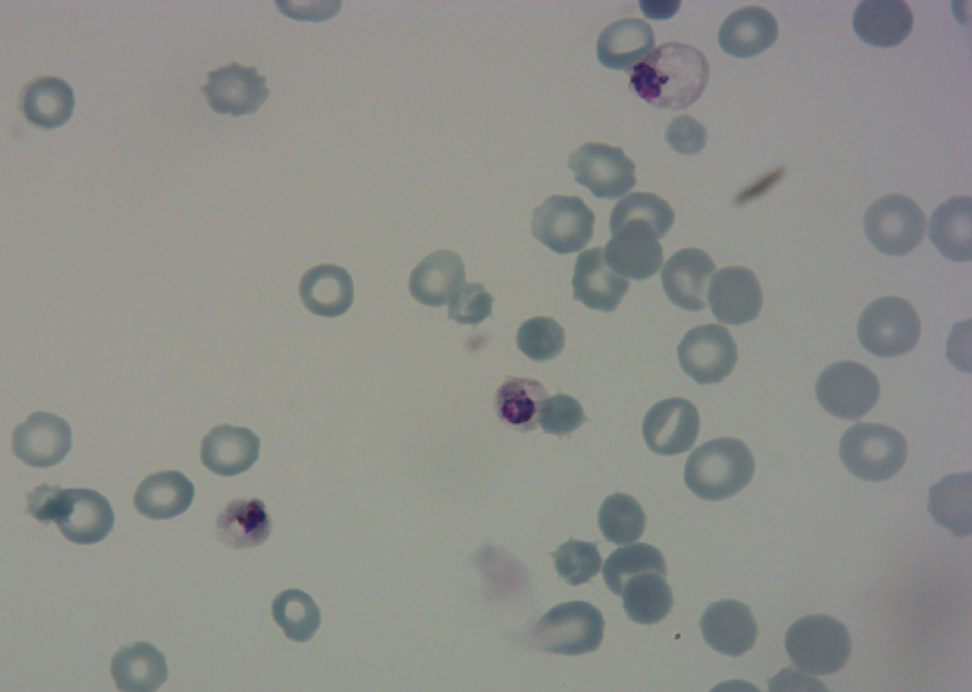
#> input picture ImageMal.jpg, 1944 x 1383 px (shown at 1/2 size)
$ python stage1_v2.py ../../ImageMal.jpg
#> lines starting #> are read from the running program, lines starting #| are printed output that depends on the picture; after the words box and inside, x2 and y2 are one past the last pixel; in counts of white or black regions, pixels touching at a corner belong together
"""
stage1_v2.py -- Stage 1 watershed v2: CLAHE + resolution-aware parameters

Improvements over v1 (src/pipeline_b/stage1_watershed.py)
----------------------------------------------------------
1. CLAHE contrast normalisation (L channel, LAB colour space)
   Global Otsu thresholding (v1) assumes a unimodal background intensity.
   When applied across datasets with different staining (BBBC041 Giemsa vs
   MP-IDB Giemsa from a different lab), the Otsu threshold drifts and either
   clips pale cells into background or merges them with bright artefacts.
   CLAHE equalises contrast locally (8x8 tiles, clip_limit=2.0), making the
   cell/background boundary sharp regardless of absolute staining intensity.
   Applied to the L channel in LAB space so hue is not distorted.

2. Peak-based seed generation via scipy.ndimage.label + peak_local_max
   v1 seeds: binary threshold on normalised distance map (dist_norm >= 0.35).
   Problem: threshold is sensitive to global max distance -- one large merged
   blob sets the scale and causes under-seeding for small cells nearby.
   v2 seeds: scipy peak_local_max finds LOCAL maxima in the distance map with
   an explicit minimum separation (MIN_DIST). Each local peak becomes one
   watershed seed, regardless of absolute distance value.

3. Resolution-aware MIN_DIST and AREA bounds
   v1 constants (MIN_DIST implicit, AREA_MIN=150, AREA_MAX=8000) were tuned
   for BBBC041 at 1600x1200 px. Applying them unchanged to MP-IDB at
   2592x1944 px causes parameter mismatch:
     - Same AREA bounds mean cells at higher resolution are filtered differently
     - Same seed threshold merges more cells per image at higher resolution
   v2 auto-scales from a reference (1600x1200) using the geometric mean of
   the width and height scale factors:
     scale  = sqrt( (H * W) / (REF_H * REF_W) )
     MIN_DIST_px  = max(5, int(REF_MIN_DIST * scale))
     AREA_MIN_px  = int(REF_AREA_MIN * scale**2)
     AREA_MAX_px  = int(REF_AREA_MAX * scale**2)
   This keeps the effective parameter values proportional to image resolution.
   Auto-scaling can be overridden with explicit CLI flags for manual tuning.

4. Drop-in replacement
   segment_cells() has the same signature and return format as v1:
     list of dicts: {x_min, y_min, x_max, y_max, area, label}
   e2e_eval.py uses this module when --stage1-version v2 is passed.

Usage
-----
  # Run on a single image (visualisation)
  python src/pipeline_b_v2/stage1_v2.py data/MP-IDB/img/some_image.jpg --out /tmp/out.jpg

  # With explicit parameter overrides
  python src/pipeline_b_v2/stage1_v2.py image.jpg --min-dist 20 --area-min 300

  # Evaluate via e2e_eval.py
  python src/pipeline_b_v2/e2e_eval.py --dataset mpidb ... --stage1-version v2

Parameter reference
-------------------
  REF_MIN_DIST = 12   # minimum px between watershed seeds @ 1600x1200
  REF_AREA_MIN = 150  # minimum cell area px^2 @ 1600x1200
  REF_AREA_MAX = 8000 # maximum cell area px^2 @ 1600x1200
  CLAHE clip_limit = 2.0  (higher -> more contrast boost, more noise risk)
  CLAHE tile_grid  = 8x8  (smaller tiles -> more local, noisier)
  MORPH_KSIZE = 3         (morphological opening disk radius)
"""

from __future__ import annotations

import argparse
import math
import sys
import warnings
from pathlib import Path
from typing import Optional

import cv2
import numpy as np
from PIL import Image

# scipy is required for peak_local_max -- installed in the project environment
try:
    from scipy.ndimage import label as nd_label
    from skimage.feature import peak_local_max
    _SCIPY_OK = True
except ImportError:
    _SCIPY_OK = False
    warnings.warn(
        "scipy / scikit-image not found. stage1_v2 will fall back to v1 "
        "DIST_RATIO thresholding. Install with: "
        "pip install scipy scikit-image --break-system-packages",
        RuntimeWarning,
        stacklevel=2,
    )

# Reference constants (1600 x 1200 BBBC041 baseline)
REF_W        = 1600   # reference image width
REF_H        = 1200   # reference image height
REF_MIN_DIST = 12     # minimum distance between watershed seeds (px)
REF_AREA_MIN = 150    # minimum cell area to accept (px^2)
REF_AREA_MAX = 8000   # maximum cell area to accept (px^2)
MORPH_KSIZE  = 3      # morphological opening disk radius
DIST_RATIO   = 0.35   # fallback: v1-style threshold (used if scipy missing)

# CLAHE parameters
CLAHE_CLIP   = 2.0    # contrast clip limit (higher = stronger local contrast)
CLAHE_TILE   = 8      # NxN tile grid size

# Resolution scaling

def resolution_scale(h: int, w: int) -> float:
    """
    Geometric mean scale factor relative to the BBBC041 reference resolution.

    scale = sqrt( (H * W) / (REF_H * REF_W) )

    Examples
    --------
    BBBC041 1600x1200  -> scale = 1.00
    MP-IDB  2592x1944  -> scale = 1.62
    """
    return math.sqrt((h * w) / (REF_H * REF_W))

def auto_params(h: int, w: int) -> tuple[int, int, int]:
    """
    Return (min_dist, area_min, area_max) scaled to the given image resolution.
    """
    s = resolution_scale(h, w)
    min_dist = max(5, int(REF_MIN_DIST * s))
    area_min = max(50, int(REF_AREA_MIN * s ** 2))
    area_max = int(REF_AREA_MAX * s ** 2)
    return min_dist, area_min, area_max

# CLAHE preprocessing

def apply_clahe(image_rgb: np.ndarray,
                clip_limit: float = CLAHE_CLIP,
                tile_grid: int   = CLAHE_TILE) -> np.ndarray:
    """
    Apply CLAHE to the L channel of the LAB colour space.

    Equalising the L (luminance) channel normalises local contrast without
    shifting hue or saturation. This compensates for staining intensity
    differences between datasets and for uneven slide illumination.

    Parameters
    ----------
    image_rgb : np.ndarray  RGB, uint8, shape (H, W, 3)
    clip_limit : float       CLAHE contrast clip limit (2.0 = moderate boost)
    tile_grid  : int         NxN grid size for local histogram equalisation

    Returns
    -------
    np.ndarray  RGB, uint8, same shape -- with normalised local contrast
    """
    lab = cv2.cvtColor(image_rgb, cv2.COLOR_RGB2LAB)
    clahe = cv2.createCLAHE(
        clipLimit=float(clip_limit),
        tileGridSize=(tile_grid, tile_grid)
    )
    lab[:, :, 0] = clahe.apply(lab[:, :, 0])
    return cv2.cvtColor(lab, cv2.COLOR_LAB2RGB)

# Core segmentation function

def segment_cells(
    image: np.ndarray,
    min_dist:  Optional[int]   = None,   # None -> auto from image resolution
    area_min:  Optional[int]   = None,   # None -> auto from image resolution
    area_max:  Optional[int]   = None,   # None -> auto from image resolution
    clahe:     bool            = True,   # apply CLAHE before thresholding
    morph_ksize: int           = MORPH_KSIZE,
    normalise_stain: bool      = False,  # legacy v1 HSV equalisation (off)
    # v1 compatibility
    dist_ratio: float          = DIST_RATIO,
) -> list[dict]:
    """
    Segment all cells in a blood smear image using distance-transform watershed.

    Parameters
    ----------
    image : np.ndarray
        RGB image, shape (H, W, 3), dtype uint8.
    min_dist : int or None
        Minimum distance in pixels between watershed seed peaks.
        None = auto-compute from image resolution (recommended).
    area_min : int or None
        Minimum region area in pixels to accept as a cell.
        None = auto-compute from image resolution.
    area_max : int or None
        Maximum region area in pixels to accept as a cell.
        None = auto-compute from image resolution.
    clahe : bool
        If True (default), apply CLAHE contrast normalisation before
        thresholding. Strongly recommended for cross-dataset evaluation.
    morph_ksize : int
        Morphological opening disk radius (removes staining noise).
    normalise_stain : bool
        Legacy v1 HSV histogram equalisation. Deprecated -- CLAHE is better.
        Kept for backward compatibility with scripts that pass this kwarg.
    dist_ratio : float
        Fallback DIST_RATIO for v1-style thresholding (used only when
        scipy/skimage are unavailable).

    Returns
    -------
    list of dicts with keys: x_min, y_min, x_max, y_max, area, label
    """
    H, W = image.shape[:2]

    # Resolve auto parameters
    _min_dist, _area_min, _area_max = auto_params(H, W)
    if min_dist is None:
        min_dist = _min_dist
    if area_min is None:
        area_min = _area_min
    if area_max is None:
        area_max = _area_max

    # Step 1: Contrast normalisation
    if normalise_stain:
        # Legacy v1 path: HSV V-channel equalisation
        hsv = cv2.cvtColor(image, cv2.COLOR_RGB2HSV)
        hsv[:, :, 2] = cv2.equalizeHist(hsv[:, :, 2])
        image = cv2.cvtColor(hsv, cv2.COLOR_HSV2RGB)

    if clahe:
        image = apply_clahe(image, clip_limit=CLAHE_CLIP, tile_grid=CLAHE_TILE)

    # Step 2: Grayscale + Otsu thresholding
    gray = cv2.cvtColor(image, cv2.COLOR_RGB2GRAY)
    # THRESH_BINARY_INV: cells (dark) -> 1, background (light) -> 0
    _, binary = cv2.threshold(
        gray, 0, 255,
        cv2.THRESH_BINARY_INV + cv2.THRESH_OTSU
    )

    # Step 3: Morphological opening
    kernel  = cv2.getStructuringElement(
        cv2.MORPH_ELLIPSE, (morph_ksize, morph_ksize)
    )
    cleaned = cv2.morphologyEx(binary, cv2.MORPH_OPEN, kernel, iterations=2)

    # Step 4: Distance transform
    dist = cv2.distanceTransform(cleaned, cv2.DIST_L2, maskSize=5)

    # Step 5: Seed generation
    if _SCIPY_OK:
        # v2 path: find local maxima with explicit min_distance
        # peak_local_max returns (row, col) indices of peaks
        with warnings.catch_warnings():
            warnings.simplefilter("ignore")  # suppress skimage deprecation
            coords = peak_local_max(
                dist,
                min_distance=min_dist,
                labels=cleaned.astype(bool),  # only find peaks inside fg
                exclude_border=False,
            )
        # Build seed mask: one pixel per peak
        seed_mask = np.zeros(dist.shape, dtype=np.uint8)
        if len(coords) > 0:
            seed_mask[coords[:, 0], coords[:, 1]] = 255
    else:
        # v1 fallback: threshold normalised distance map
        dist_norm = dist / (dist.max() + 1e-8)
        seed_mask = (dist_norm >= dist_ratio).astype(np.uint8) * 255

    # Step 6: Marker labelling
    sure_bg = cv2.dilate(cleaned, kernel, iterations=3)
    unknown = cv2.subtract(sure_bg, seed_mask)

    n_labels, markers = cv2.connectedComponents(seed_mask)
    # Shift: background label must be > 0 for OpenCV watershed
    markers = markers + 1
    markers[unknown == 255] = 0   # unknown region for watershed to fill

    # Step 7: Watershed
    img_bgr = cv2.cvtColor(image, cv2.COLOR_RGB2BGR)
    markers = cv2.watershed(img_bgr, markers)
    # After: -1 = boundary, 1 = background, >=2 = cell regions

    # Step 8: Extract bounding boxes
    results = []

    for label_id in range(2, n_labels + 2):
        mask = (markers == label_id).astype(np.uint8)
        area = int(mask.sum())

        if area < area_min or area > area_max:
            continue

        contours, _ = cv2.findContours(
            mask, cv2.RETR_EXTERNAL, cv2.CHAIN_APPROX_SIMPLE
        )
        if not contours:
            continue

        x, y, w, h = cv2.boundingRect(contours[0])
        x_min = max(0, x)
        y_min = max(0, y)
        x_max = min(W, x + w)
        y_max = min(H, y + h)

        if x_max <= x_min or y_max <= y_min:
            continue

        results.append({
            "x_min": x_min,
            "y_min": y_min,
            "x_max": x_max,
            "y_max": y_max,
            "area":  area,
            "label": label_id,
        })

    return results

# Convenience helpers (same as v1)

def segment_image_file(
    img_path: str | Path,
    **kwargs,
) -> tuple[np.ndarray, list[dict]]:
    """Load image from file, run segmentation, return (image_array, boxes)."""
#> called with img_path = '../../ImageMal.jpg'
    img_path = Path(img_path)
    image    = np.array(Image.open(img_path).convert("RGB"))
#> image is the input picture: shape (1383, 1944, 3); mean R, G, B 141.2, 142.7, 138.2
    boxes    = segment_cells(image, **kwargs)
#> in apply_clahe, `return cv2.cvtColor(lab, cv2.COLOR_LAB2RGB)`:
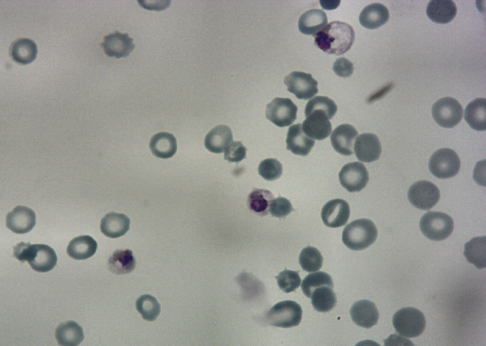
#> returned value: shape (1383, 1944, 3) (shown at 1/4 size); mean R, G, B 149.7, 151.2, 146.6
#> in segment_cells, `_, binary = cv2.threshold( gray, 0, 255, cv2.THRESH_BINARY_INV + cv2.T..`:
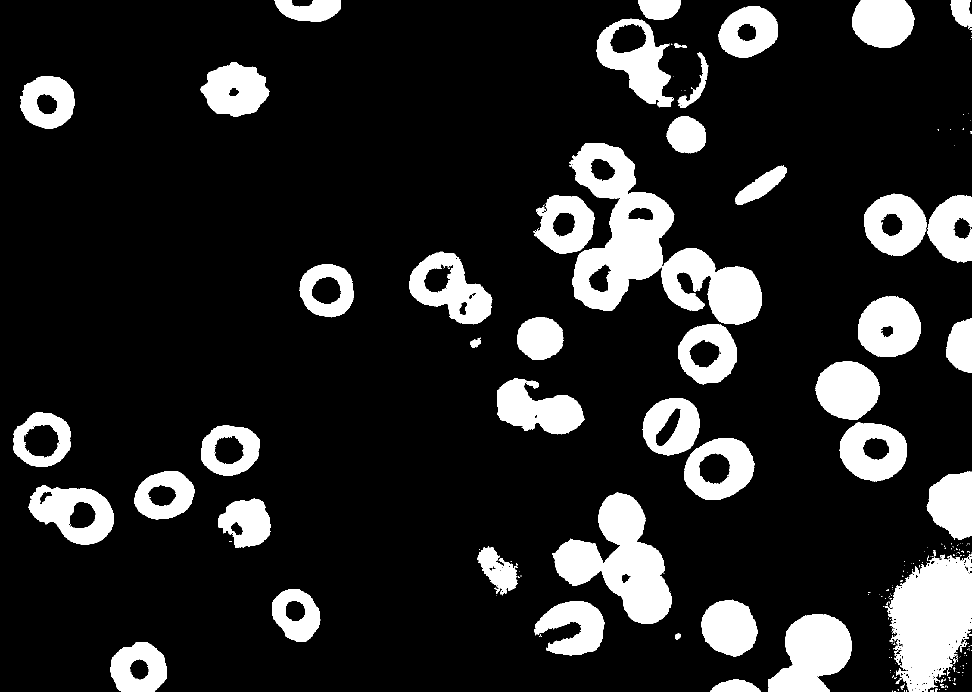
#> binary: shape (1383, 1944) (shown at 1/2 size); 15.5% white; 246 white regions (191 under 20 px), largest, box (x1, y1, x2, y2) and area: (1139, 286, 1524, 649) 52359, (1769, 1109, 1944, 1383) 32041, (1104, 985, 1344, 1248) 29845
#> in segment_cells, `cleaned = cv2.morphologyEx(binary, cv2.MORPH_OPEN, kernel, iterations=2)`:
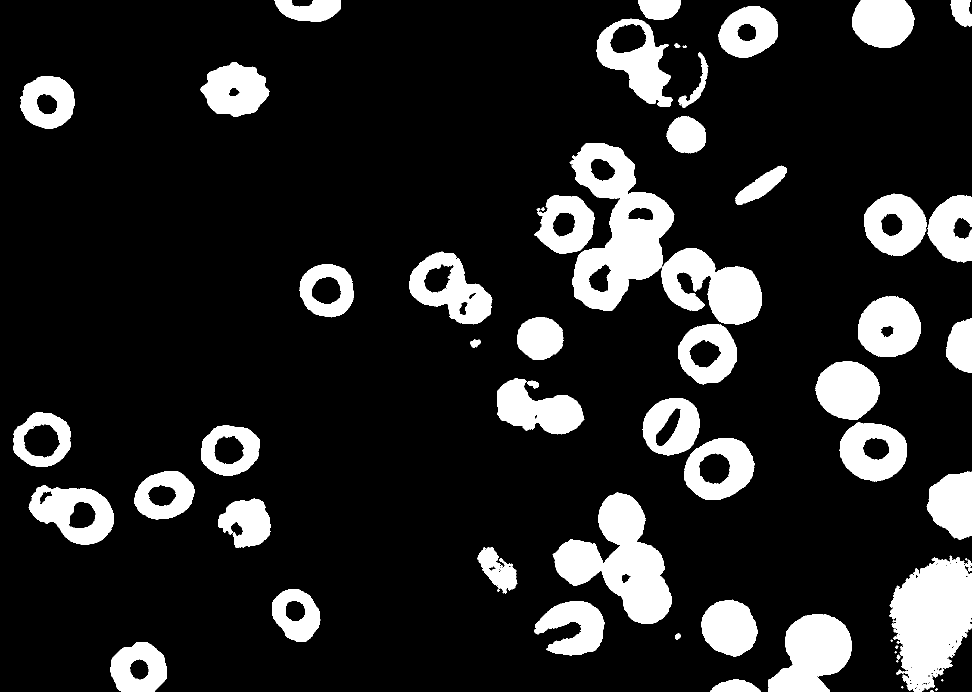
#> cleaned: shape (1383, 1944) (shown at 1/2 size); 15.4% white; 60 white regions (9 under 20 px), largest, box (x1, y1, x2, y2) and area: (1139, 286, 1524, 649) 52189, (1778, 1111, 1944, 1383) 30679, (1105, 985, 1344, 1248) 29773
#> in segment_cells, `dist = cv2.distanceTransform(cleaned, cv2.DIST_L2, maskSize=5)`:
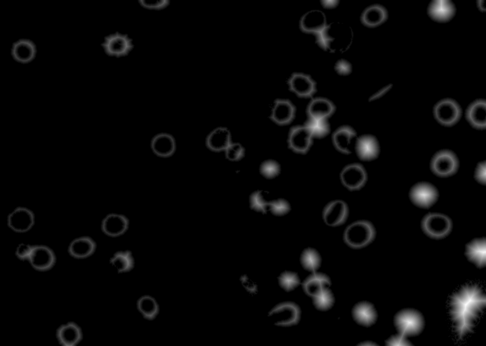
#> dist: shape (1383, 1944) float32 (shown at 1/4 size); min 0, max 66.34, mean 2; drawn with min black and max white
#> in segment_cells, `coords = peak_local_max( dist, min_distance=min_dist, labels=cleaned.a..`: coords = 138 pairs, first value 0 to 1382, second value 37 to 1943
#> in segment_cells, `sure_bg = cv2.dilate(cleaned, kernel, iterations=3)`:
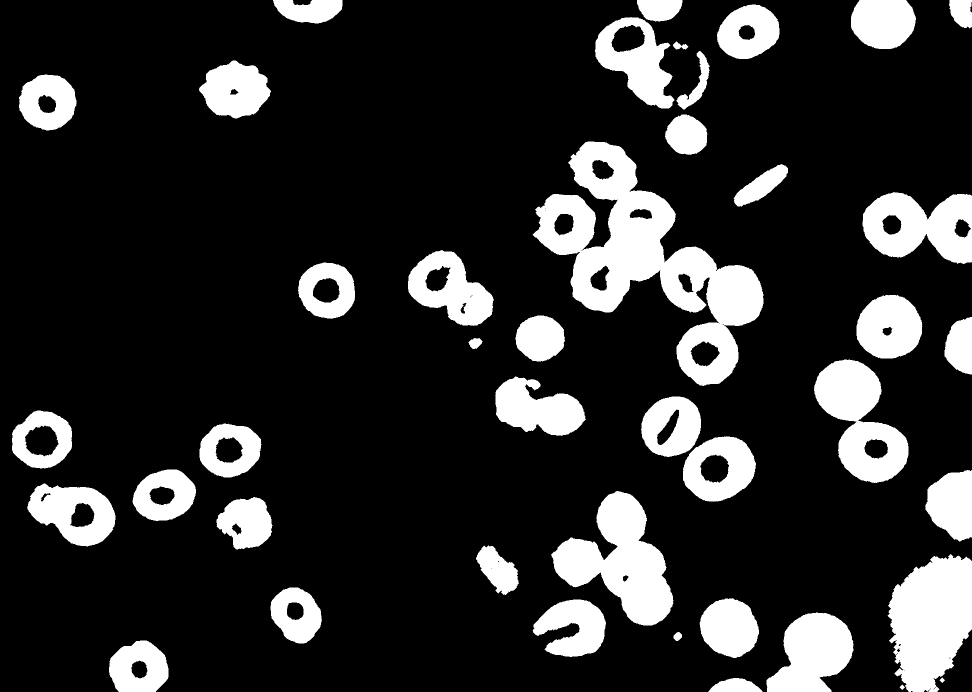
#> sure_bg: shape (1383, 1944) (shown at 1/2 size); 17.5% white; 42 white regions, largest, box (x1, y1, x2, y2) and area: (1065, 283, 1527, 772) 78842, (1775, 1108, 1944, 1383) 34044, (1102, 982, 1347, 1251) 32591
#> in segment_cells, `markers = cv2.watershed(img_bgr, markers)`:
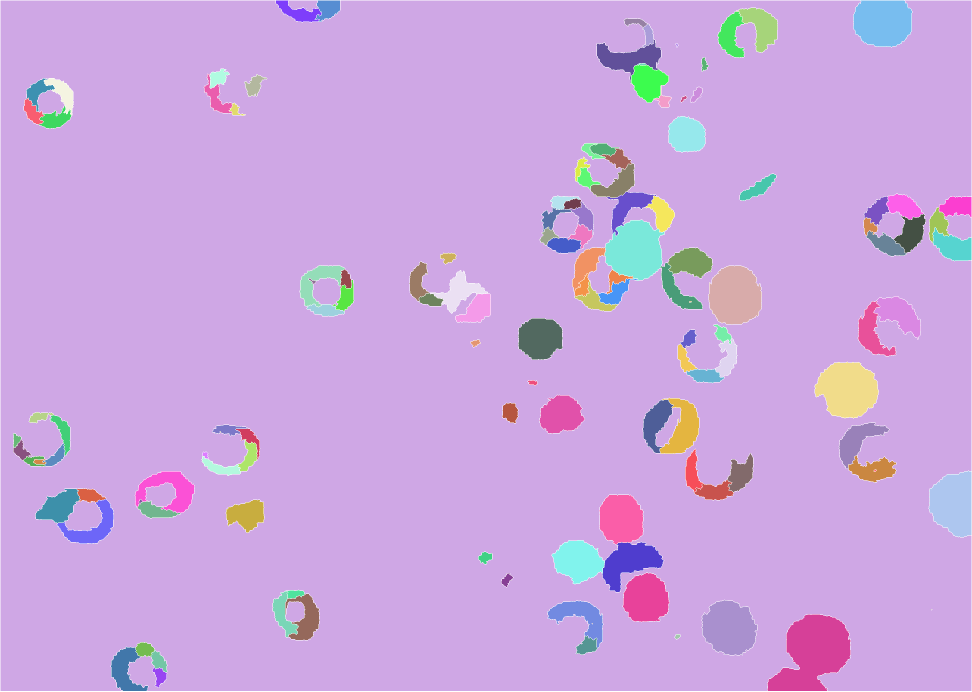
#> markers: shape (1383, 1944) int32 (shown at 1/2 size); 132 distinct labels, from -1 to 136; one colour per label, 0 black, -1 white
#> the loop in segment_cells, `for label_id in range(2, n_labels + 2):` made 139 passes
#> (area, x, y, w, h, x_min, y_min, x_max) on passes 4, 5, 6, 7, 8, 9, 10, 12: (1420, 630, 1, 50, 42, 630, 1, 680), (1830, 552, 1, 91, 43, 552, 1, 643), (9320, 1707, 1, 117, 93, 1707, 1, 1824), (458, 1248, 37, 48, 19, 1248, 37, 1296), (572, 1286, 48, 21, 47, 1286, 48, 1307), (3748, 1472, 16, 83, 89, 1472, 16, 1555), (2773, 1435, 23, 54, 92, 1435, 23, 1489), (4654, 1193, 79, 129, 87, 1193, 79, 1322)
#> after the loop in segment_cells, `for label_id in range(2, n_labels + 2):`: results = 114 items
#> boxes = 114 items
    return image, boxes

# [16 lines left out: function draw_boxes, not called in this run]

# CLI

if __name__ == "__main__":
    parser = argparse.ArgumentParser(
        description="Stage 1 v2 -- watershed cell segmentation with CLAHE"
    )
    parser.add_argument("image_path", help="Path to input blood smear image")
    parser.add_argument("--out",        default=None,  help="Save visualisation here")
    parser.add_argument("--min-dist",   type=int,      default=None,
                        help="Minimum px between seeds (default: auto from resolution)")
    parser.add_argument("--area-min",   type=int,      default=None,
                        help="Min cell area in px^2 (default: auto)")
    parser.add_argument("--area-max",   type=int,      default=None,
                        help="Max cell area in px^2 (default: auto)")
    parser.add_argument("--no-clahe",   action="store_true",
                        help="Disable CLAHE (reproduce v1 behaviour)")
    parser.add_argument("--stain-norm", action="store_true",
                        help="Legacy HSV V-channel equalisation (v1 compat)")
    parser.add_argument("--compare-v1", action="store_true",
                        help="Also run v1 and print side-by-side box counts")
    args = parser.parse_args()

    image, boxes = segment_image_file(
        args.image_path,
        min_dist        = args.min_dist,
        area_min        = args.area_min,
        area_max        = args.area_max,
        clahe           = not args.no_clahe,
        normalise_stain = args.stain_norm,
    )
#> boxes = 114 items

    H, W = image.shape[:2]
    s    = resolution_scale(H, W)
    md, amn, amx = auto_params(H, W)

    print(f"\nImage   : {Path(args.image_path).name}  ({W}x{H})")
#| Image   : ImageMal.jpg  (1944x1383)
    print(f"Scale   : {s:.3f}x  (ref 1600x1200)")
#| Scale   : 1.183x  (ref 1600x1200)
    print(f"Params  : min_dist={args.min_dist or md}  "
          f"area_min={args.area_min or amn}  area_max={args.area_max or amx}")
#| Params  : min_dist=14  area_min=210  area_max=11202
    print(f"CLAHE   : {'OFF' if args.no_clahe else 'ON'}")
    print(f"Cells   : {len(boxes)}")
#| Cells   : 114

    if boxes:
        areas = [b["area"] for b in boxes]
#> areas = 114 values, max 10479 at index 71, min 211 at index 8, mean 2376.8
        print(f"Area    : min={min(areas)}  max={max(areas)}  "
              f"median={int(np.median(areas))}")
#| Area    : min=211  max=10479  median=1517

    if args.compare_v1:
        # Import v1 for comparison
        sys.path.insert(0, str(Path(__file__).resolve().parents[2]))
        from src.pipeline_b.stage1_watershed import segment_cells as seg_v1
        img_arr = np.array(Image.open(args.image_path).convert("RGB"))
        boxes_v1 = seg_v1(img_arr)
        print(f"\nv1 cells: {len(boxes_v1)}  (dist_ratio=0.35, fixed area bounds)")
        print(f"v2 cells: {len(boxes)}  (peak_local_max + CLAHE + auto bounds)")

    if args.out:
        vis     = draw_boxes(image, boxes)
        vis_bgr = cv2.cvtColor(vis, cv2.COLOR_RGB2BGR)
        cv2.imwrite(str(args.out), vis_bgr)
        print(f"\nSaved -> {args.out}")
    else:
        print("\n(pass --out <path> to save a visualisation)")
